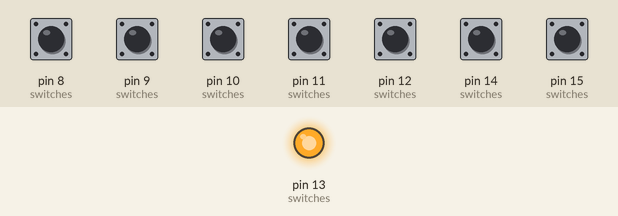
Simulated run of this sketch. Board: Arduino Uno, built with avr-gcc and run on an emulated ATmega328P. Shown: output pins drawn as LEDs (lit = HIGH). The test bench sets the inputs (shaded band); at power-on: pin 8 (switches), pin 9 (switches), pin 10 (switches), pin 11 (switches), pin 12 (switches), pin 14 (switches), pin 15 (switches) HIGH. What the sketch prints to the serial monitor is not drawn.

Above: at 0.1 s.
Timing chart, 0 to 1.6 s (numbered marks = the images above):
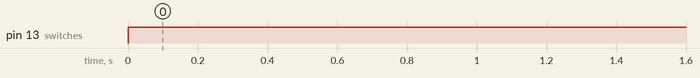

The sketch:

main.ino
```cpp
// Turnon LED when button is pressed

#include "switches.h"

void setup() {
  switches_init();
  pinMode(13,OUTPUT);
  Serial.begin(9600);
}

void loop() {
  /*
  if (scan_input() != -1)
    digitalWrite(13,HIGH);
  else
    digitalWrite(13,LOW);
    */
    scan_input_debug();
  delay(300);
}
```

switches.cpp
```cpp
#include "switches.h"

int switches[8] = {SW0, SW1, SW2, SW3, SW4, SW5, SW6, SW7};
int sensitivity = 50;

void switches_init()
{
  int cnt;
  analogReference(DEFAULT);
  for (cnt = 0; cnt < NUMKEY; cnt++)
  {
    pinMode(switches[cnt], INPUT);
  }

}

int scan_input(void)
{
  int cnt;
  for (cnt = 0; cnt < NUMKEY; cnt++)
  {
    digitalWrite(switches[cnt],HIGH);
    if (digitalRead(switches[cnt]) == LOW)
      return cnt;
  }
  return -1;
}


void scan_input_debug(void)
{
  int cnt;
  for (cnt = 0; cnt < NUMKEY; cnt++)
  {
    digitalWrite(switches[cnt],HIGH);

    Serial.print(digitalRead(switches[cnt]));
    Serial.print('\t');

  }
  Serial.println();
}
```

switches.h
```cpp
#ifndef SWITCHES_H
#define SWITCHES_H

#include <Arduino.h>
#include <HardwareSerial.h>

#define SW0 8
#define SW1 9
#define SW2 10
#define SW3 11
#define SW4 12
#define SW5 13
#define SW6 14
#define SW7 15

#define NUMKEY 8

/* Functions prototype*/
/* Wrapper for .c files */
#ifdef __cfiles
extern "C" {
#endif

void switches_init();
int scan_input(void);
void scan_input_debug(void);

#ifdef __cfiles
}
#endif


#endif
```

Measured:
- by itself, pin 13 (switches): LOW → HIGH at 0.00 s
